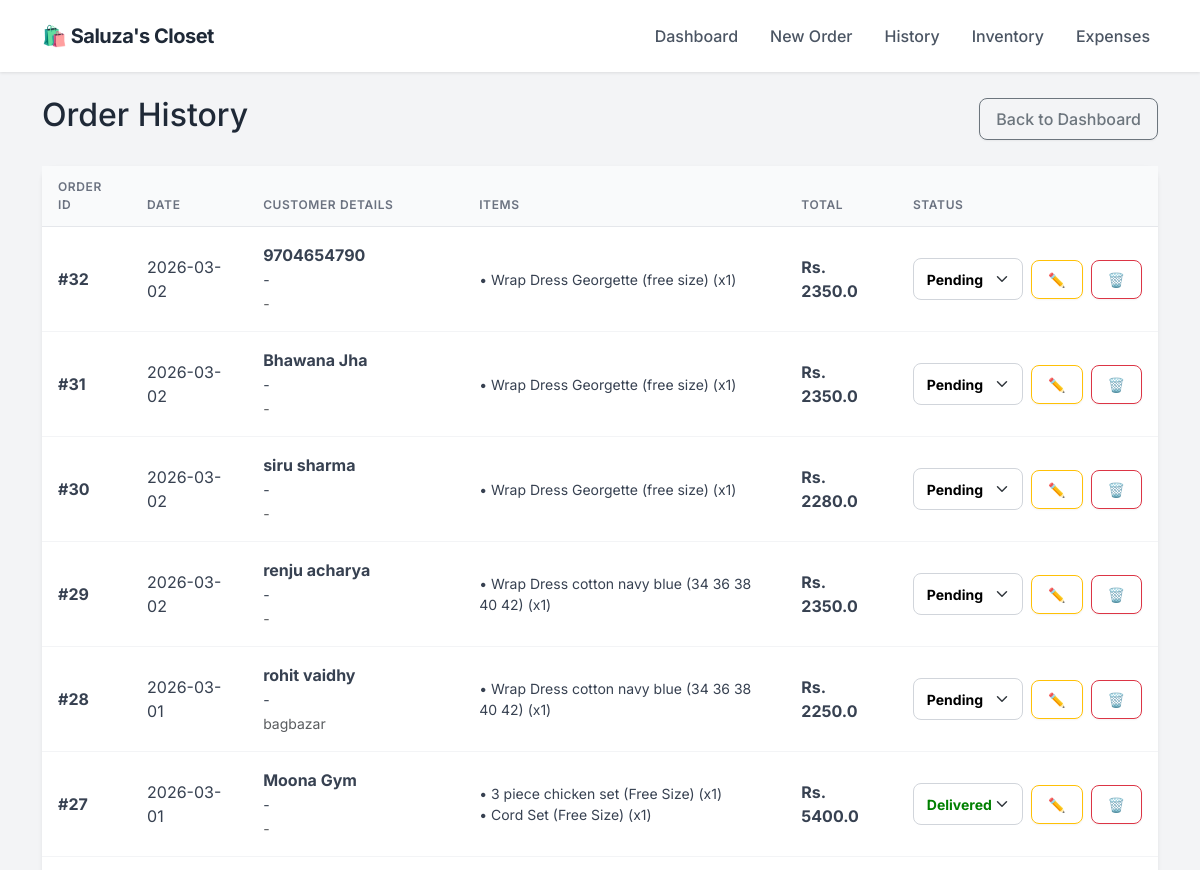
The page /orders (upper part) on the database as committed earlier.
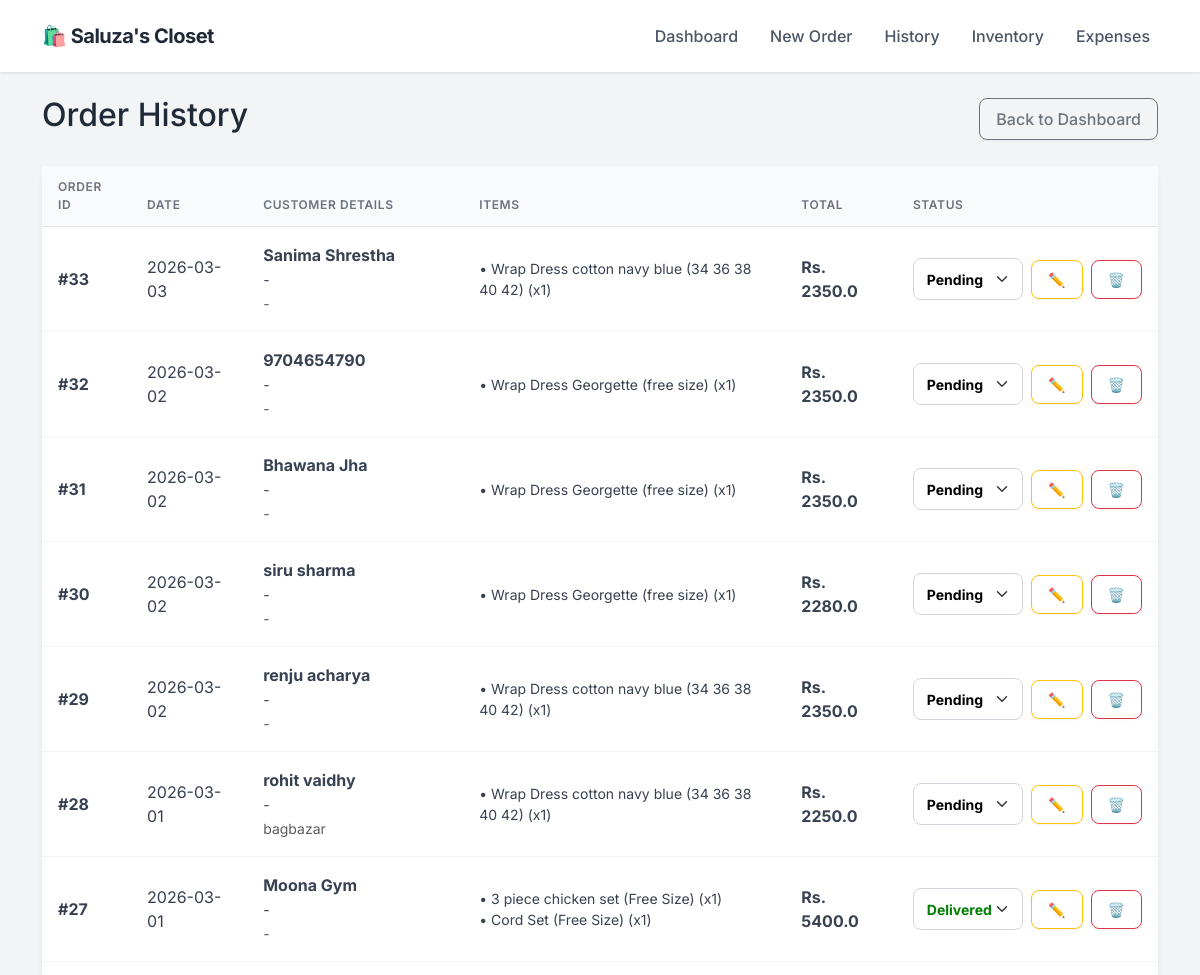
The same page on the database as committed later.
### app.py (models this page shows)
class Order(db.Model):
    id = db.Column(db.Integer, primary_key=True)
    customer_name = db.Column(db.String(100), nullable=False)
    phone = db.Column(db.String(20), nullable=False)
    address = db.Column(db.String(200), nullable=True)
    date = db.Column(db.DateTime, default=datetime.utcnow)
    total_amount = db.Column(db.Float, default=0.0)
    profit = db.Column(db.Float, default=0.0)
    status = db.Column(db.String(20), default='Pending')
    items = db.relationship('OrderItem', backref='order', lazy=True)

class OrderItem(db.Model):
    id = db.Column(db.Integer, primary_key=True)
    order_id = db.Column(db.Integer, db.ForeignKey('order.id'), nullable=False)
    product_id = db.Column(db.Integer, db.ForeignKey('product.id'), nullable=False)
    quantity = db.Column(db.Integer, nullable=False)
    discount = db.Column(db.Float, default=0.0)
    subtotal = db.Column(db.Float, nullable=False)
    product_name = db.Column(db.String(100))

### app.py (the view)
@app.route('/orders')
def order_history():
    all_orders = Order.query.order_by(Order.date.desc()).all()
    return render_template('orders.html', orders=all_orders)

### templates/orders.html (shortened to what this page needs)
{% extends "layout.html" %}
{% block content %}
<div class="d-flex justify-content-between align-items-center mb-4">
    <h2>Order History</h2>
    <a href="/" class="btn btn-outline-secondary">Back to Dashboard</a>
</div>
<div class="card shadow-sm">
    <div class="card-body p-0">
        <table class="table table-hover mb-0 align-middle">
            <thead class="table-light">
                <tr>
                    <th>Order ID</th>
                    <th>Date</th>
                    <th>Customer Details</th>
                    <th>Items</th>
                    <th>Total</th>
                    <th>Status</th>
                </tr>
            </thead>
            <tbody>
                {% for order in orders %}
                <tr>
                    <td><strong>#{{ order.id }}</strong></td>
                    <td>{{ order.date.strftime('%Y-%m-%d') }}</td>
                    <td>
                        <strong>{{ order.customer_name }}</strong><br>
                        <small>{{ order.phone }}</small><br>
                        <small class="text-muted">{{ order.address }}</small>
                    </td>
                    <td>
                        <ul class="list-unstyled mb-0 small">
                        {% for item in order.items %}
                            <li>• {{ item.product_name }} (x{{ item.quantity }})</li>
                        {% endfor %}
                        </ul>
                    </td>
                    <td><strong>Rs. {{ order.total_amount }}</strong></td>
                    <td>
                        <div class="d-flex gap-2 align-items-center">
                            <form action="/update_status/{{ order.id }}" method="POST">
                                <select name="status" class="form-select form-select-sm"
                                        style="width: 110px; font-weight: bold;
                                        color: {{ 'green' if order.status == 'Delivered' else ('blue' if order.status == 'Shipped' else 'black') }}"
                                        onchange="this.form.submit()">
                                    <option value="Pending" {% if order.status == 'Pending' %}selected{% endif %}>Pending</option>
                                    <option value="Delivered" {% if order.status == 'Delivered' %}selected{% endif %}>Delivered</option>
                                </select>
                            </form>
                            <a href="/edit_order/{{ order.id }}" class="btn btn-sm btn-outline-warning" title="Edit Order">✏️</a>
                            <a href="/delete_order/{{ order.id }}"
                               class="btn btn-sm btn-outline-danger"
                               onclick="return confirm('Are you sure? This will delete the order and RESTORE the stock.')"
                               title="Delete Order">
                                🗑️
                            </a>
                        </div>
                    </td>
                </tr>
                {% endfor %}
            </tbody>
        </table>
    </div>
</div>
{% endblock %}

Rows that differ between the two databases and show on the page:
added Order: id "33", date "2026-03-03", customer_name "Sanima Shrestha", phone "-", address "-", total_amount "2350.0", status "Pending"
added OrderItem: product_name "Wrap Dress cotton navy blue (34 36 38 40 42)", quantity "1", shown under "33"
